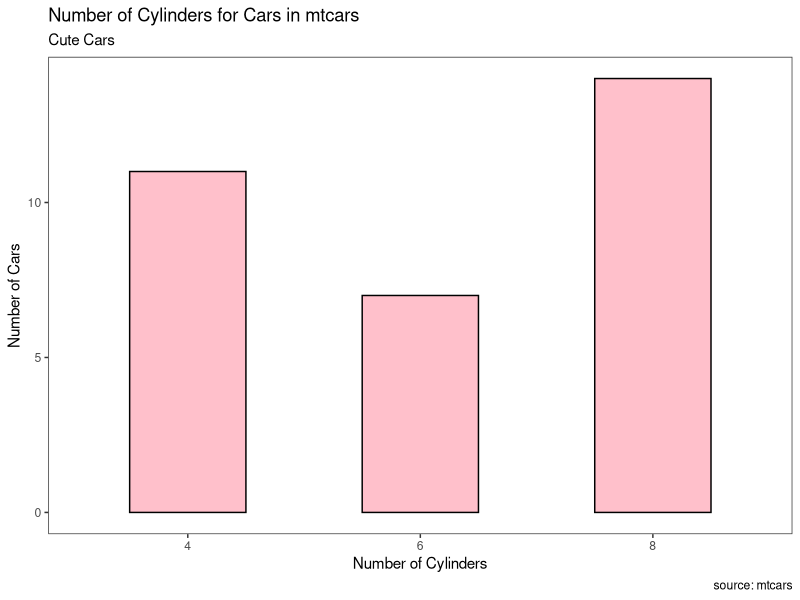

Write R code to recreate this figure.
#ggplot2
#aesthetics is the what? geometry is the how?


library(ggplot2)

mtcars

ggplot(mtcars, aes(x = factor(cyl))) + #ggplot went through cyl and counted up how many times each category happens
  geom_bar(fill = "pink",
           color = "black",
           width = 0.5) +
  labs(title = "Number of Cylinders for Cars in mtcars",
     subtitle = "Cute Cars",
     x = "Number of Cylinders",
     y = "Number of Cars",
     caption = "source: mtcars") +
  theme_test() #setting particular settings, can use "ggthemes" to access many themes


#What else can be in aesthetics? 
#size, color, shape, fill
#when inside aesthetics the values are taken from a variable
#when outside of aesthetics (i.e., geometry) they control characteristics of the whole gemotry
#color vs. filled.
  #color controls: points, lines, outlines
  #fill controls: filled in shapes
#variable mapping = aesthetics
#stat: by default, it takes X and counts how many values of each
